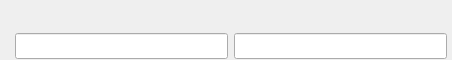
           <widget class="QWidget" name="horizontalWidget_13" native="true">
            <property name="minimumSize">
             <size>
              <width>0</width>
              <height>60</height>
             </size>
            </property>
            <property name="maximumSize">
             <size>
              <width>16777215</width>
              <height>60</height>
             </size>
            </property>
            <layout class="QHBoxLayout" name="horizontalLayout_32">
             <property name="leftMargin">
              <number>15</number>
             </property>
             <property name="rightMargin">
              <number>5</number>
             </property>
             <item>
              <layout class="QVBoxLayout" name="verticalLayout_29">
               <item>
                <layout class="QHBoxLayout" name="horizontalLayout_33">
                 <property name="spacing">
                  <number>0</number>
                 </property>
                 <property name="leftMargin">
                  <number>8</number>
                 </property>
                 <item>
                  <widget class="QLabel" name="ExtFileNameLabel">
                   <property name="minimumSize">
                    <size>
                     <width>0</width>
                     <height>18</height>
                    </size>
                   </property>
                   <property name="maximumSize">
                    <size>
                     <width>16777215</width>
                     <height>18</height>
                    </size>
                   </property>
                   <property name="text">
                    <string/>
                   </property>
                  </widget>
                 </item>
                </layout>
               </item>
               <item>
                <widget class="QLineEdit" name="ExtFileNameEdit">
                 <property name="minimumSize">
                  <size>
                   <width>213</width>
                   <height>26</height>
                  </size>
                 </property>
                 <property name="maximumSize">
                  <size>
                   <width>16777215</width>
                   <height>26</height>
                  </size>
                 </property>
                 <property name="readOnly">
                  <bool>true</bool>
                 </property>
                </widget>
               </item>
              </layout>
             </item>
             <item>
              <layout class="QVBoxLayout" name="verticalLayout_30">
               <item>
                <layout class="QHBoxLayout" name="horizontalLayout_34">
                 <property name="spacing">
                  <number>0</number>
                 </property>
                 <property name="leftMargin">
                  <number>8</number>
                 </property>
                 <item>
                  <widget class="QLabel" name="SelfDefineDescriptionLabel">
                   <property name="minimumSize">
                    <size>
                     <width>0</width>
                     <height>18</height>
                    </size>
                   </property>
                   <property name="maximumSize">
                    <size>
                     <width>16777215</width>
                     <height>18</height>
                    </size>
                   </property>
                   <property name="text">
                    <string/>
                   </property>
                  </widget>
                 </item>
                </layout>
               </item>
               <item>
                <widget class="QLineEdit" name="SelfDefineDescriptionEdit">
                 <property name="minimumSize">
                  <size>
                   <width>213</width>
                   <height>26</height>
                  </size>
                 </property>
                 <property name="maximumSize">
                  <size>
                   <width>16777215</width>
                   <height>26</height>
                  </size>
                 </property>
                 <property name="readOnly">
                  <bool>true</bool>
                 </property>
                </widget>
               </item>
              </layout>
             </item>
            </layout>
           </widget>
